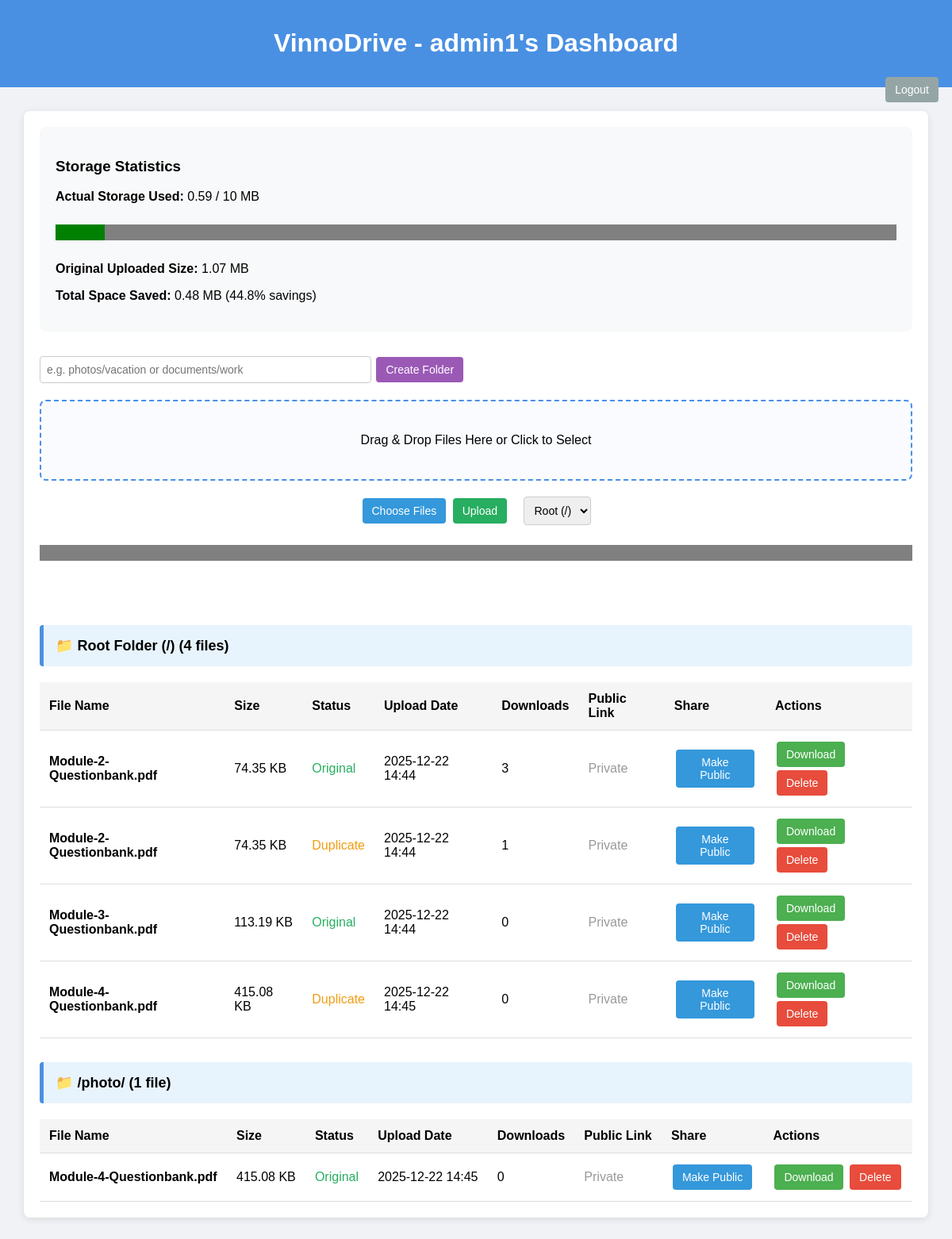
The app's page /dashboard (signed in) with its own data.
### main.py (models this page shows)
class UserFile(Base):
    __tablename__ = "user_files"
    id = Column(Integer, primary_key=True)
    filename = Column(String)
    filepath = Column(String)
    filehash = Column(String)
    username = Column(String)
    is_reference = Column(Integer)
    size = Column(Float)
    upload_date = Column(DateTime, default=datetime.utcnow)
    folder = Column(String, default="/")
    is_public = Column(Integer, default=0)
    share_token = Column(String, unique=True, nullable=True)
    download_count = Column(Integer, default=0)

### main.py (the view)
@app.get("/dashboard")
async def dashboard(request: Request):
    username = request.session.get("username")
    if not username:
        return RedirectResponse("/")
    db = SessionLocal()
    files = db.query(UserFile).filter(UserFile.username == username).all()
    saved = get_user_space_saved(username)
    actual_used = get_actual_storage(username)
    original_uploaded = get_original_uploaded(username)
    savings_percent = (saved / original_uploaded * 100) if original_uploaded > 0 else 0
    db.close()
    return templates.TemplateResponse("dashboard.html", {
        "request": request,
        "files": files,
        "saved_space": saved,
        "actual_used": actual_used,
        "original_uploaded": original_uploaded,
        "savings_percent": savings_percent,
        "username": username,
        "quota_bytes": USER_QUOTA_BYTES,
        "quota_mb": 10
    })

### templates/dashboard.html (shortened to what this page needs)
<!DOCTYPE html>
<html lang="en">
<head>
    <link rel="stylesheet" href="/static/style.css">
</head>
<body>
    <header>
        <h1>VinnoDrive - {{ username }}'s Dashboard</h1>
        <a href="/logout" class="btn logout">Logout</a>
    </header>
    <div class="container">
        <div class="stats-card">
            <h3>Storage Statistics</h3>
            <p><strong>Actual Storage Used:</strong> {{ (actual_used / 1048576)|round(2) }} / 10 MB</p>
            <progress value="{{ actual_used }}" max="{{ quota_bytes }}" style="width:100%;"></progress>
            <p><strong>Original Uploaded Size:</strong> {{ (original_uploaded / 1048576)|round(2) }} MB</p>
            <p><strong>Total Space Saved:</strong> {{ (saved_space / 1048576)|round(2) }} MB ({{ savings_percent|round(1) }}% savings)</p>
        </div>
        <div class="create-folder">
            <form action="/create_folder" method="post" style="display:inline;">
                <input type="text" name="folder_name" placeholder="e.g. photos/vacation or documents/work" required style="width:400px;">
                <button type="submit" class="btn" style="background:#9b59b6;">Create Folder</button>
            </form>
        </div>
        <div style="margin-bottom: 30px;">
            <div class="dropzone" id="dropzone">Drag & Drop Files Here or Click to Select</div>
            <div style="text-align:center; margin:15px 0;">
                <button type="button" id="chooseBtn" class="btn" style="background:#3498db;">Choose Files</button>
                <button type="button" id="uploadBtn" class="btn" style="background:#27ae60;">Upload</button>
                <select id="folderSelect" style="margin-left:15px;">
                    <option value="/">Root (/)</option>
                </select>
            </div>
            <progress id="progressBar" value="0" max="100"></progress>
            <div id="messages" style="margin-top:10px; min-height:30px;"></div>
        </div>
        {% set folders = {} %}
        {% if folders|length == 0 %}
            <p>No files uploaded yet. Start by uploading some!</p>
        {% else %}
            {% for folder_path, folder_files in folders|dictsort %}
                <div class="folder-header">
                    📁 {{ folder_path if folder_path != "/" else "Root Folder (/)" }} ({{ folder_files|length }} file{{ "s" if folder_files|length != 1 else "" }})
                </div>
                <table>
                    <tr>
                        <th>File Name</th>
                        <th>Size</th>
                        <th>Status</th>
                        <th>Upload Date</th>
                        <th>Downloads</th>
                        <th>Public Link</th>
                        <th>Share</th>
                        <th>Actions</th>
                    </tr>
                    {% for file in folder_files %}
                    <tr>
                        <td><strong>{{ file.filename }}</strong></td>
                        <td>{{ (file.size / 1024)|round(2) }} KB</td>
                        <td>{% if file.is_reference == 1 %}<span style="color:#f39c12;">Duplicate</span>{% else %}<span style="color:#27ae60;">Original</span>{% endif %}</td>
                        <td>{{ file.upload_date.strftime('%Y-%m-%d %H:%M') }}</td>
                        <td>{{ file.download_count }}</td>
                        <td>
                            {% if file.is_public == 1 %}
                                <a href="/public/{{ file.share_token }}" target="_blank" class="public-link">
                                    Click to Download ({{ file.download_count }} downloads)
                                </a>
                            {% else %}
                                <span style="color:#999;">Private</span>
                            {% endif %}
                        <td>
                            <form action="/toggle_share" method="post" style="display:inline;">
                                <button type="submit" class="btn share-btn">
                                    {% if file.is_public == 1 %}Unshare{% else %}Make Public{% endif %}
                                </button>
                            </form>
                        </td>
                        <td>
                            <a href="/download/{{ file.id }}" class="btn download">Download</a>
                            <form action="/delete" method="post" style="display:inline;">
                                <button type="submit" class="btn delete" onclick="return confirm('Delete {{ file.filename }}?');">Delete</button>
                            </form>
                        </td>
                    </tr>
                    {% endfor %}
                </table>
            {% endfor %}
        {% endif %}
    </div>
</body>
</html>

### static/style.css (style rules this page uses)
body { font-family: Arial, sans-serif; background: #f0f2f5; }
header { background: #4a90e2; color: white; padding: 15px; text-align: center; }
.container { max-width: 800px; background: white; margin: 30px auto; padding: 20px; border-radius: 8px; }
button, .btn { background: #4a90e2; color: white; padding: 8px 14px; border: none; border-radius: 5px; cursor: pointer; }
progress { width: 100%; margin-top: 10px; }

### templates/dashboard.html (style rules this page uses)
body { background: #f0f2f5; font-family: Arial; margin: 0; }
header { background: #4a90e2; color: white; padding: 15px; text-align: center; }
.container { max-width: 1100px; margin: 30px auto; background: white; padding: 20px; border-radius: 8px; box-shadow: 0 2px 10px rgba(0,0,0,0.1); }
table { width: 100%; border-collapse: collapse; margin-top: 20px; }
th, td { padding: 12px; border-bottom: 1px solid #ddd; text-align: left; vertical-align: middle; }
th { background: #f5f5f5; }
.btn { padding: 8px 12px; border: none; border-radius: 4px; color: white; cursor: pointer; text-decoration: none; display: inline-block; margin: 2px; font-size: 14px; }
.download { background: #4CAF50; }
.delete { background: #e74c3c; }
.share-btn { background: #3498db; }
.logout { background: #95a5a6; float: right; }
.dropzone { border: 2px dashed #4a90e2; padding: 40px; text-align: center; border-radius: 8px; margin: 20px 0; background: #f9fbff; }
progress { width: 100%; height: 20px; margin: 10px 0; border-radius: 4px; }
.stats-card { background: #f8f9fa; padding: 20px; border-radius: 8px; margin-bottom: 30px; }
.folder-header { background: #e8f4fd; font-weight: bold; padding: 15px; margin: 30px 0 10px 0; border-left: 5px solid #4a90e2; border-radius: 4px; font-size: 18px; }
select, input[type=text] { padding: 8px; border-radius: 4px; border: 1px solid #ccc; font-size: 14px; }
.create-folder { margin-bottom: 20px; }

### records on screen
UserFile: filename "Module-2-Questionbank.pdf", (file.size/1024)|round(2) "74.35", is_reference "Original", upload_date "2025-12-22 14:44", download_count "3", is_public "Private"
UserFile: filename "Module-2-Questionbank.pdf", (file.size/1024)|round(2) "74.35", is_reference "Duplicate", upload_date "2025-12-22 14:44", download_count "1", is_public "Private"
UserFile: filename "Module-3-Questionbank.pdf", (file.size/1024)|round(2) "113.19", is_reference "Original", upload_date "2025-12-22 14:44", download_count "0", is_public "Private"
UserFile: filename "Module-4-Questionbank.pdf", (file.size/1024)|round(2) "415.08", is_reference "Duplicate", upload_date "2025-12-22 14:45", download_count "0", is_public "Private"
UserFile: folder "/photo/", folder_files "1", filename "Module-4-Questionbank.pdf", (file.size/1024)|round(2) "415.08", is_reference "Original", upload_date "2025-12-22 14:45", download_count "0", is_public "Private"

### other values on screen
{{ username }} "admin1"
{{ (actual_used / 1048576)|round(2) }} "0.59"
{{ (original_uploaded / 1048576)|round(2) }} "1.07"
{{ (saved_space / 1048576)|round(2) }} "0.48"
{{ savings_percent|round(1) }} "44.8"
{{ folder_path if folder_path != "/" else "Root Folder (/)" }} "Root Folder (/)"
{{ folder_files|length }} "4"
{{ "s" if folder_files|length != 1 else "" }} "s"
